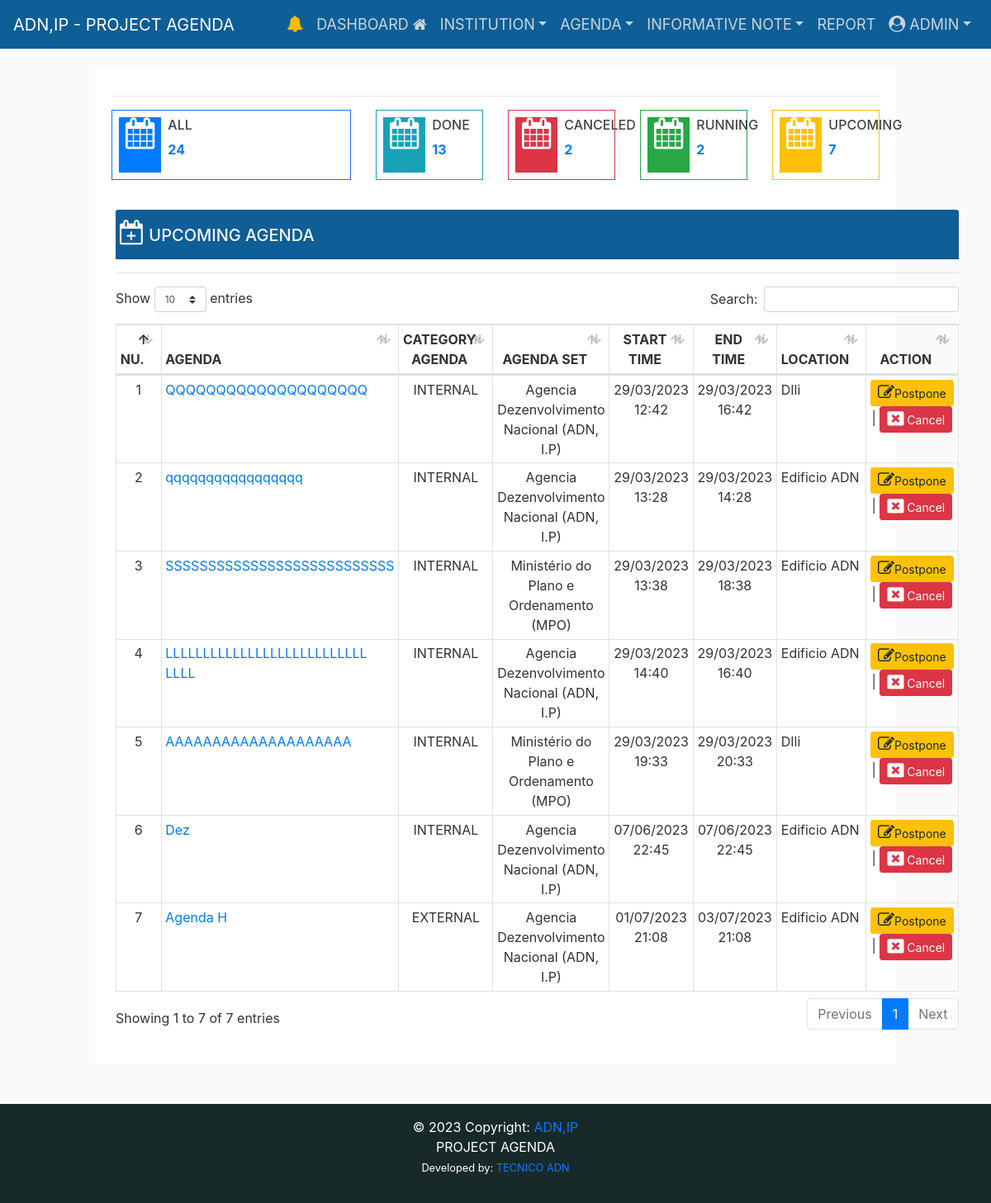
The app's page /upcoming-agenda/ (signed in) with its own data.
### eventapps/authentication/models.py (models this page shows)
class User(AbstractUser):
    is_dei = models.BooleanField(default=False, verbose_name='Director')
    is_adj = models.BooleanField(default=False, verbose_name='Adjunto')
    is_uga = models.BooleanField(default=False, verbose_name='UGA')
    is_uap = models.BooleanField(default=False, verbose_name='UAP')
    is_ucvq = models.BooleanField(default=False, verbose_name='UCVQ')
    is_uedc = models.BooleanField(default=False, verbose_name='UEDC')
    is_secretary = models.BooleanField(
        default=False, verbose_name='SECRETARY')
    is_media = models.BooleanField(default=False, verbose_name='MEDIA')

### eventapps/event/models.py (models this page shows, shortened)
class Agenda(models.Model):
    user = models.ForeignKey(
        User, on_delete=models.CASCADE, related_name="agenda")
    title = models.CharField(
        max_length=255, unique=True, verbose_name='Agenda')
    title_slug = models.SlugField(
        max_length=255, null=False, unique=True, verbose_name='Title-Slug')
    catagenda = models.ForeignKey(
        CatAgenda, on_delete=models.CASCADE, related_name="agenda", verbose_name="Category Agenda")
    institution = models.ForeignKey(
        Institution, on_delete=models.CASCADE, related_name="agenda", verbose_name="Institution")
    start_time = models.DateTimeField()
    end_time = models.DateTimeField()
    location = models.CharField(max_length=255, null=False, blank=True)
    observation = models.TextField(null=False, blank=True)
    is_cancel = models.BooleanField(default=False)
    is_active = models.BooleanField(default=True)
    STATUS = (
        ('Pending', 'Pending'),
        ('Read', 'Read'),
    )
    status = models.CharField(max_length=20, choices=STATUS)
    created_at = models.DateTimeField(auto_now_add=True)
    updated_at = models.DateTimeField(auto_now=True)
    class Meta:
        verbose_name_plural = ("Agenda")
        ordering = ('-start_time', )

class CatAgenda(models.Model):
    name_category = models.CharField(
        max_length=200, unique=True, verbose_name='Category Agenda')
    name_category_slug = models.CharField(
        max_length=255, null=True, unique=True, verbose_name='Category Agenda Slug')
    class Meta:
        verbose_name_plural = ("Category Agenda")
    def __str__(self):
        return str(self.name_category)

### eventapps/institute/models.py (models this page shows)
class Institution(models.Model):
    name_institution = models.CharField(
        max_length=255, null=True, verbose_name="Institution Name:")
    class Meta:
        verbose_name_plural = ("Institution Invited")
    def __str__(self):
        return str(self.name_institution)

### eventapps/event/views.py (the view)
# urls.py: path('upcoming-agenda/', views.upcomingAgenda_list,
@login_required(login_url="/login/")
def upcomingAgenda_list(request):
    context = {
    }
    return render(request, 'event/upcoming_agenda.html', context)

### eventapps/templates/event/upcoming_agenda.html (shortened to what this page needs)
{% extends "layouts/base.html" %}
{% load static %}
{% block content %}
<div class="row d-flex justify-content-center ">
  <div class="col-sm-12">
    <div class="border-info shadow-lg bg-white">
      <div class="card-body">
        <hr />
        <div class="row">
          <div class="col-md-6 col-lg-4">
            <div class="widget-small border border-primary d-flex justify-content-left p-2">
              <i class="icon fa fa fa-calendar fa-2x pl-2 pr-2 bg-primary"
                style="font-size:38px;color:rgb(255, 255, 255)"></i>
              <div class="pl-2">
                <a href="{%url 'completedAgenda_list' %}">
                  <h6>ALL</h6>
                  <p><b>{{ agenda_count }}</b></p>
                </a>
              </div>
            </div>
          </div>
          <div class="col-md-6 col-lg-2">
            <div class="widget-small border border-info d-flex justify-content-left p-2">
              <i class="icon fa fa fa-calendar fa-2x pl-2 pr-2 bg-info"
                style="font-size:38px;color:rgb(255, 255, 255)"></i>
              <div class="pl-2">
                <a href="{%url 'concludedAgenda_list' %}">
                  <h6>DONE</h6>
                  <p><b>{{ concluded_agenda_count }}</b></p>
                </a>
              </div>
            </div>
          </div>
          <div class="col-md-6 col-lg-2">
            <div class="widget-small border border-danger d-flex justify-content-left p-2">
              <i class="icon fa fa fa-calendar fa-2x pl-2 pr-2 bg-danger"
                style="font-size:38px;color:rgb(255, 255, 255)"></i>
              <div class="pl-2">
                <a href="{%url 'canceledAgenda_list' %}">
                  <h6>CANCELED</h6>
                  <p><b>{{ canceled_agenda_count}}</b></p>
                </a>
              </div>
            </div>
          </div>
          <div class="col-md-6 col-lg-2">
            <div class="widget-small border border-success d-flex justify-content-left p-2">
              <i class="icon fa fa-calendar fa-2x pl-2 pr-2 bg-success "
                style="font-size:38px;color:rgb(255, 255, 255)"></i>
              <div class="pl-2">
                <a href="{%url 'runningAgenda_list' %}">
                  <h6>RUNNING</h6>
                  <p><b>{{ running_agenda_count }}</b></p>
                </a>
              </div>
            </div>
          </div>
          <div class="col-md-6 col-lg-2">
            <div class="widget-small border border-warning d-flex justify-content-left p-2">
              <i class="icon fa fa-calendar fa-2x pl-2 pr-2 bg-warning "
                style="font-size:38px;color:rgb(255, 255, 255)"></i>
              <div class="pl-2">
                <a href="{%url 'upcomingAgenda_list' %}">
                  <h6>UPCOMING</h6>
                  <p><b>{{ upcoming_agenda_count }}</b></p>
                </a>
              </div>
            </div>
          </div>
          <div class="col-md-12 pt-3">
            <div class="row">
              <div class="card-body">
                <div class="card-header bg-card pb-2 d-flex justify-content-between">
                  <div class="row flex-row">
                    <h5 class="text-light"> <i class="fa fa-calendar-plus-o" style="font-size:30px"></i> UPCOMING AGENDA
                    </h5>
                  </div>
                </div>
                <hr>
                <section id='no-more-tables'>
                  <table class="table table-bordered table-sm" id="example" width="100%" cellspacing="0">
                    <thead>
                      <tr>
                        <th class="text-center">NU.</th>
                        <th>AGENDA</th>
                        <th class="text-center">CATEGORY AGENDA</th>
                        <th class="text-center">AGENDA SET</th>
                        <th class="text-center">START TIME</th>
                        <th class="text-center">END TIME</th>
                        <th class="text-center">LOCATION</th>
                        {% if user.is_authenticated %}
                        {% if user.groups.all.0.name != "gp_cord" %}
                        <th class="text-center">ACTION</th>
                        {% endif %}
                        {% endif %}
                      </tr>
                    </thead>
                    <tbody>
                      {% for obj in upcoming_agenda %}
                      <tr>
                        <td class="text-center">{{ forloop.counter }}</td>
                        <td data-title="Title">
                          <a href="{% url 'upcomingAgenda_list_detail' title_slug=obj.title_slug %}" class="float-left">
                            {{obj.title }}</a>
                        </td>
                        <td style="text-align:center;">{{obj.catagenda}}</td>
                        <td style="text-align:center;">{{obj.institution}}</td>
                        <td style="text-align:center;">{{obj.start_time|date:"d/m/Y G:i" }}</td>
                        <td style="text-align:center;">{{ obj.end_time|date:"d/m/Y G:i" }}</td>
                        <td class="text-justify">{{ obj.location }} </td>
                        {% if user.is_authenticated %}
                        {% if user.groups.all.0.name != "gp_cord" %}
                        <td class="text-center">
                          <a href="{% url 'postponeAgenda_list' pk=obj.id %}" data-toggle="tooltip" title="Postpone"
                            class="btn btn-sm btn-warning"><i class='fa fa-edit' style='font-size:20px'></i>Postpone</a>
                          |
                          <a href="{% url 'upcomingAgenda_cancel' pk=obj.id %}" data-toggle="tooltip" title="Cancel"
                            class="btn btn-sm btn-danger" onclick="return confirm(' Are you ready to cancel?')"><i
                              class="fa fa-window-close" style='font-size:20px' aria-hidden="true"></i> Cancel</a>
                        </td>
                        {% endif %}
                        {% endif %}
                      </tr>
                      {% endfor %}
                    </tbody>
                  </table>
                </section>
              </div>
            </div>
          </div>
        </div>
      </div>
    </div>
  </div>
  {% endblock %}

### eventapps/templates/includes/navigation.html (shortened to what this page needs)
{% load static %}
<header class="site-header fixed-top">
    <nav class="navbar navbar-expand-md navbar-dark bg-card">
        <a class="navbar-brand ps-2" href="{%url 'home' %}">
            ADN,IP - PROJECT AGENDA </a>
        {% if user.is_authenticated %}
        <div class="collapse navbar-collapse" id="navbarsExampleDefault">
            <ul class="navbar-nav ml-auto">
                {% if pending_upcoming.count != 0 %}
                <li class="nav-item"><a class="nav-link" href="{% url 'upcomingAgenda_read' %}">
                        <i class='fa fa-bell' style='font-size:20px; color:rgb(255, 187, 0)'></i>
                        {% if pending_upcoming.count != 0 %}
                        <span class="ag">{{ pending_upcoming.count }}</span>
                        {% endif %}
                    </a>
                </li>
                {% else %}
                <li class="nav-item"><a class="nav-link" href="#">
                        <i class='fa fa-bell' style='font-size:20px; color:rgb(255, 187, 0)'></i>
                    </a>
                </li>
                {% endif %}
                <li class="nav-item"><a class="nav-link" href="{% url 'home' %}">DASHBOARD <i
                            class="fa fa-home"></i></a>
                </li>
                {% if user.groups.all.0.name == 'admin' %}
                <li class="nav-item dropdown">
                    <a class="nav-link dropdown-toggle" href="#" id="profile" data-toggle="dropdown"
                        aria-haspopup="true" aria-expanded="false">INSTITUTION</a>
                </li>
                <li class="nav-item dropdown">
                    <a class="nav-link dropdown-toggle" href="#" id="profile" data-toggle="dropdown"
                        aria-haspopup="true" aria-expanded="false">AGENDA</a>
                </li>
                <li class="nav-item dropdown">
                    <a class="nav-link dropdown-toggle" href="#" id="profile" data-toggle="dropdown"
                        aria-haspopup="true" aria-expanded="false">INFORMATIVE NOTE</a>
                </li>
                {% endif %}
                <li class="nav-item"><a class="nav-link" href="{% url 'report_agenda' %}">REPORT </a>
                </li>
                <li class="nav-item dropdown">
                    <a class="nav-link dropdown-toggle" href="#" id="profile" data-toggle="dropdown"
                        aria-haspopup="true" aria-expanded="false"> <i class='fa fa-user-circle'
                            style='font-size:20px'></i> {{ request.user.username|upper }}</a>
                </li>
            </ul>
        </div>
        {% endif %}
    </nav>
</header>

### eventapps/static/main/css/main.css (style rules this page uses)
body { background: #fafafa; color: #333333; margin-top: 5rem; }
h1, h2, h3, h4, h5, h6 { color: #444444; }
.bg-card { background-color: #0e5e97; color: white; font-size: large; }
.site-header .navbar-nav { color: #cbd5db; }
.site-header .navbar-nav .nav-link { color: #cbd5db; padding-right: .5rem !important; padding-left: .5rem !important; }

### records on screen
User: user.username "ADMIN"
Agenda: title "QQQQQQQQQQQQQQQQQQQQ", catagenda "INTERNAL", institution "Agencia Dezenvolvimento Nacional (ADN, I.P)", start_time "29/03/2023 12:42", end_time "29/03/2023 16:42", location "DIli"
Agenda: title "qqqqqqqqqqqqqqqqq", catagenda "INTERNAL", institution "Agencia Dezenvolvimento Nacional (ADN, I.P)", start_time "29/03/2023 13:28", end_time "29/03/2023 14:28", location "Edificio ADN"
Agenda: title "SSSSSSSSSSSSSSSSSSSSSSSSSSS", catagenda "INTERNAL", institution "Ministério do Plano e Ordenamento (MPO)", start_time "29/03/2023 13:38", end_time "29/03/2023 18:38", location "Edificio ADN"
Agenda: title "LLLLLLLLLLLLLLLLLLLLLLLLLLL LLLL", catagenda "INTERNAL", institution "Agencia Dezenvolvimento Nacional (ADN, I.P)", start_time "29/03/2023 14:40", end_time "29/03/2023 16:40", location "Edificio ADN"
Agenda: title "AAAAAAAAAAAAAAAAAAAA", catagenda "INTERNAL", institution "Ministério do Plano e Ordenamento (MPO)", start_time "29/03/2023 19:33", end_time "29/03/2023 20:33", location "DIli"
Agenda: title "Dez", catagenda "INTERNAL", institution "Agencia Dezenvolvimento Nacional (ADN, I.P)", start_time "07/06/2023 22:45", end_time "07/06/2023 22:45", location "Edificio ADN"
Agenda: title "Agenda H", catagenda "EXTERNAL", institution "Agencia Dezenvolvimento Nacional (ADN, I.P)", start_time "01/07/2023 21:08", end_time "03/07/2023 21:08", location "Edificio ADN"

### other values on screen
{{ agenda_count }} "24"
{{ concluded_agenda_count }} "13"
{{ canceled_agenda_count }} "2"
{{ running_agenda_count }} "2"
{{ upcoming_agenda_count }} "7"
